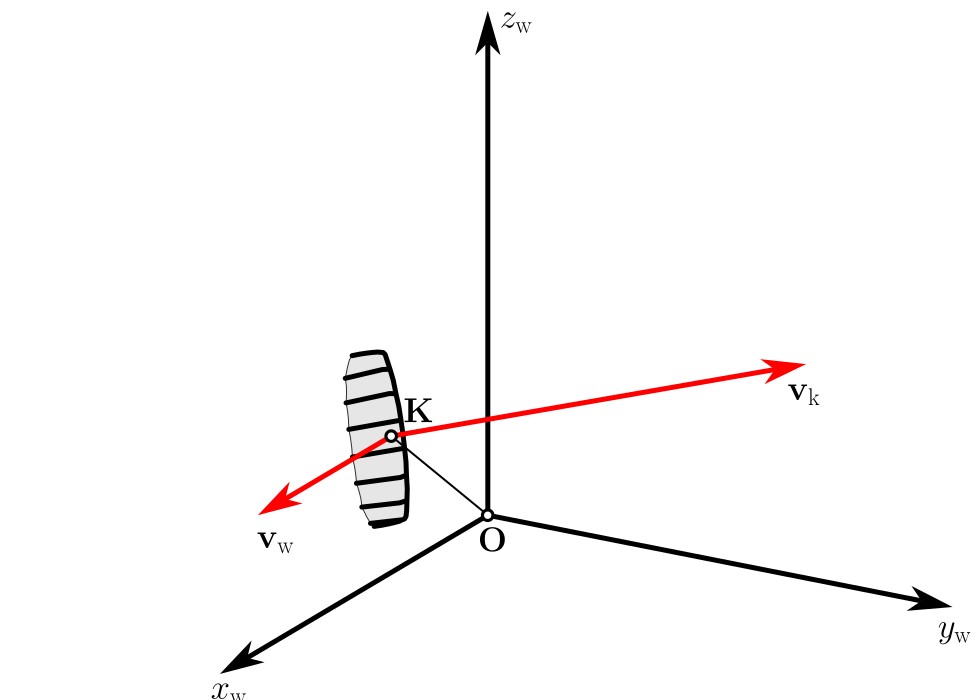

Generate this figure with Python:
#!/usr/bin/env python3
# -*- coding: utf-8 -*-
"""
Created on Thu Aug 11 11:03:50 2022


@author: rschmehl
"""

import matplotlib.pyplot as plt
import numpy as np
from pathlib import Path

# Folder with configuration and shared data
dat_path = Path.cwd().parent / 'data'
#os.environ['CONF_PATH'] = str(dat_path)

from vplot3d.vplot3d import init_view, Line, Vector, Point, Arc, ArcMeasure, Polygon, save_svg_tex

def spherical_vector_base(beta, phi):
    '''Spherical vector base.
    '''
    cb    = np.cos(beta)
    sb    = np.sin(beta)
    cp    = np.cos(phi)
    sp    = np.sin(phi)
    return np.array([ cb*cp,  cb*sp, sb]), \
           np.array([   -sp,     cp,  0]), \
           np.array([-sb*cp, -sb*sp, cb])

# Setup figure and axes3d
fig = plt.figure()
ax = fig.add_subplot(projection='3d', proj_type='ortho')
ax.set_axis_off()

# Initialize vector diagram
# See also https://matplotlib.org/stable/api/toolkits/mplot3d/view_angles.html
init_view(width=980, height=700,
          xmin=-1, xmax=1, ymin=-1, ymax=1.05, zmin=-0.3, zmax=1,
          zoom=2.65, elev=20, azim=30)

# Origin
PO = np.array([0, 0, 0])
O  = Point(PO, shape='Point1M', zorder=100, color='k')

# Cartesian base vectors
Px = np.array([1, 0, 0])
Py = np.array([0, 1, 0])
Pz = np.array([0, 0, 1])
e1 = Vector(PO, Px, shape='Arrow1Mend', linewidth=5, zorder=50, color='k')
e2 = Vector(PO, Py, shape='Arrow1Mend', linewidth=5, zorder=50, color='k')
e3 = Vector(PO, Pz, shape='Arrow1Mend', linewidth=5, zorder=50, color='k')

# Tether & kite
r    = 0.8
beta = np.deg2rad(30)
phi  = np.deg2rad(15)
Pk   = r*np.array([np.cos(phi)*np.cos(beta), np.sin(phi)*np.cos(beta), np.sin(beta)])
l1   = Line(PO, Pk, linewidth=2, linestyle="solid")
K    = Point(Pk, shape='Point1M', zorder=100, color='k')

# Wing
er, ephi, ebeta = spherical_vector_base(beta=np.deg2rad(30), phi=np.deg2rad(15))
chi   = np.deg2rad(75)
vkt   = np.cos(chi)*ebeta + np.sin(chi)*ephi
pg1 = Polygon.rotated(Pk, file=dat_path / 'kite_V3_planform.dat',
                      e2=vkt, e3=er, zorder=52, facecolor='k', edgecolor='k',
                      scale=4e-5, linewidth=1, alpha=0.1, edgecoloralpha=0.8)
pg2 = Polygon.rotated(Pk, file=dat_path / 'kite_V3_tubeframe.dat',
                      e2=vkt, e3=er, zorder=52, facecolor='k', edgecolor='k',
                      scale=4e-5, linewidth=5, alpha=0, edgecoloralpha=1)

# Velocity vectors
Vw = np.array([0.5, 0, 0])
vw = Vector(Pk, Vw, shape='Arrow1Mend', zorder=55, linewidth=5, color='r')
Vk = 0.8*vkt
vk = Vector(Pk, Vk, shape='Arrow1Mend', zorder=55, linewidth=5, color='r')

# Text labels
ax.annotate3D(r'$\vec{O}$', xyz=PO, xytext=(-0.5,-1.8))
ax.annotate3D(r'$\vec{K}$', xyz=PO+Pk, xytext=(0.6,0.7))
ax.annotate3D(r'$\xw$', xyz=Px, xytext=(-0.4,-1.2))
ax.annotate3D(r'$\yw$', xyz=Py, xytext=(-0.8,-1.5))
ax.annotate3D(r'$\zw$', xyz=Pz, xytext=(0.6,-0.9))
ax.annotate3D(r'$\vvk$', xyz=PO+Pk+Vk, xytext=(-1,-1.8))
ax.annotate3D(r'$\vvw$', xyz=PO+Pk+Vw, xytext=(0,-1.6))

save_svg_tex('kite_kinematics_3d', macro_file_path=dat_path / 'macros.tex')

###############################################################################
# Second plot

pg1.remove()
pg2.remove()

# Spherical coordinates
Px   = np.array([r, 0, 0])
Py   = np.array([0, r, 0])
Pz   = np.array([0, 0, r])
Pkz  = np.array([0,     0,     Pk[2]])
Pkxy = np.array([Pk[0], Pk[1], 0    ])
Pxy  = r*np.array([np.cos(phi), np.sin(phi), 0])

a1 = Arc(PO,  Px, -Px, -Py, r, linewidth=2, zorder=31, color='k', alpha=0.3, linestyle=(0,(6,6)))
a2 = Arc(PO,  Px,  Px,  Pz, r, linewidth=2, zorder=31, color='k', alpha=0.3, linestyle=(0,(6,6)))
a3 = Arc(Pkz, Px,  Px,  Pz, np.cos(beta)*r, linewidth=2, zorder=31, color='k', alpha=0.3, linestyle=(0,(6,6)))

Z    = Point(Pz, shape='Point1M', zorder=100, color='k')
l2   = Line(PO, Pxy, linewidth=2, linestyle="solid")
am1  = ArcMeasure(PO, Pxy, Pk, radius=r, linewidth=3, zorder=31, color='k')
am2  = ArcMeasure(PO, Px,  Pxy, radius=r, linewidth=3, zorder=31, color='k')
am3  = ArcMeasure(PO, Px,  Pk, radius=r, linewidth=3, zorder=31, color='k')

ax.annotate3D(r'$\beta$', xyz=PO+Pk, xytext=(0.1,-3))
ax.annotate3D(r'$\phi$', xyz=PO+Pxy, xytext=(-1.4,1))
ax.annotate3D(r'$\gamma$', xyz=PO+Pk, xytext=(-1.8,-4))

save_svg_tex('kite_kinematics_3d_a', macro_file_path=dat_path / 'macros.tex')

###############################################################################
plt.close()
